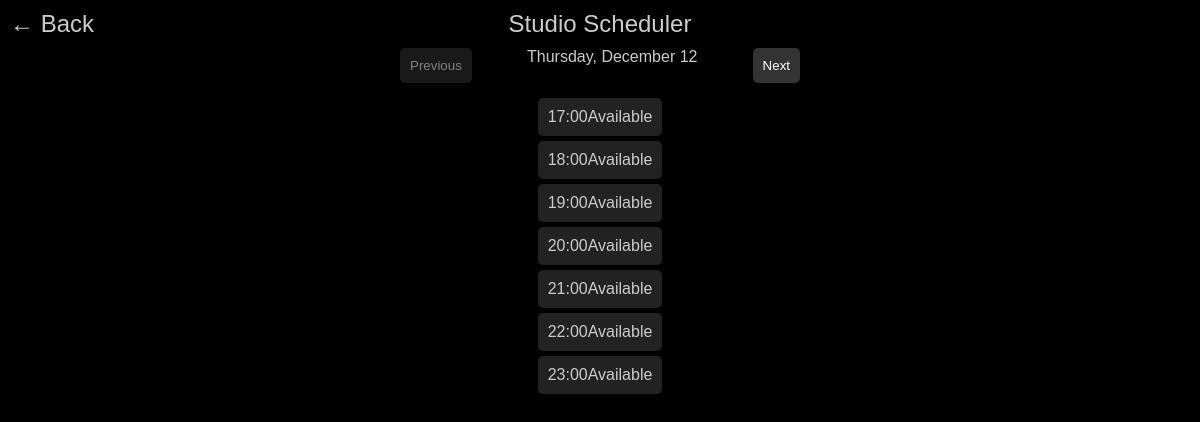
The app's page /week-scheduler/, older data.
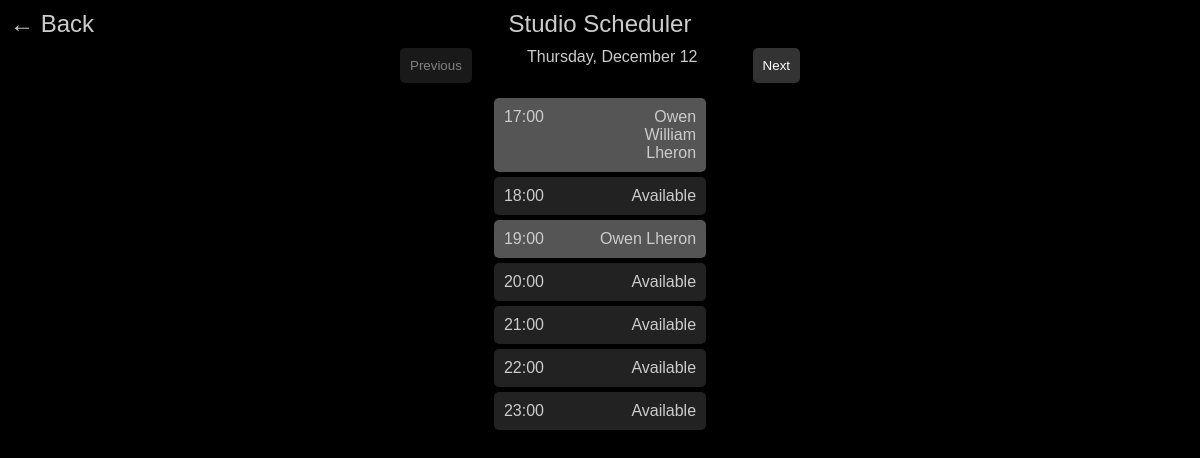
The same page, newer data.
### main/models.py (models this page shows, shortened)
class ActiveRequest(models.Model):
    STATUS_CHOICES = [
        ('pending', 'Pending'),
        ('approved', 'Approved'),
        ('paid', 'Paid'),
        ('declined', 'Declined'),
    ]
    name = models.CharField(max_length=255)
    email = models.EmailField()
    phone = models.CharField(max_length=50)
    requested_date = models.DateField()
    requested_time = models.TimeField()
    hours = models.IntegerField()
    notes = models.TextField(blank=True, null=True)
    status = models.CharField(max_length=20, choices=STATUS_CHOICES, default='pending')
    created_at = models.DateTimeField(auto_now_add=True)
    updated_at = models.DateTimeField(auto_now=True)

### main/views.py (the view)
# urls.py: path('week-scheduler/', week_scheduler_view, name='week_scheduler'),
def week_scheduler_view(request):
    today = datetime.today()
    today_str = today.strftime('%Y-%m-%d')
    selected_date_str = request.GET.get('date', today_str)
    selected_date = datetime.strptime(selected_date_str, '%Y-%m-%d')
    if selected_date.date() < today.date():
        return redirect(f"?date={today_str}")
    reservations = ActiveRequest.objects.filter(
        requested_date=selected_date.date()
    )
    reserved_hours = {}
    pending_hours = {}
    requested_hours = {}
    for res in reservations:
        start_hour = res.requested_time.hour
        for h in range(start_hour, start_hour + res.hours):
            if res.status == "paid":
                reserved_hours[h] = res.name
            elif res.status == "approved":
                pending_hours[h] = "Payment Pending"
            elif res.status == "pending":
                requested_hours[h] = "Requested"
    start_hour = today.hour if selected_date.date() == today.date() else 8  # 8 AM default for other dates
    time_slots = []
    for hour in range(start_hour, 24):  # From start_hour to 11 PM
        time_slot_status = "available"
        booked_by = None
        if hour in reserved_hours:
            time_slot_status = "reserved"
            booked_by = reserved_hours[hour]
        elif hour in pending_hours:
            time_slot_status = "pending"
            booked_by = pending_hours[hour]
        elif hour in requested_hours:
            time_slot_status = "requested"
            booked_by = requested_hours[hour]
        time_slots.append({
            "hour": hour,
            "status": time_slot_status,
            "booked_by": booked_by
        })
    previous_date = (selected_date - timedelta(days=1)).strftime('%Y-%m-%d')
    next_date = (selected_date + timedelta(days=1)).strftime('%Y-%m-%d')
    can_go_previous = selected_date.date() > today.date()
    context = {
        'selected_date': selected_date,
        'time_slots': time_slots,
        'previous_date': previous_date,
        'next_date': next_date,
        'can_go_previous': can_go_previous,
        'is_member': request.user.is_authenticated,  # Check if logged in
    }
    return render(request, 'mobile/week_scheduler.html', context)

### main/templates/mobile/week_scheduler.html (shortened to what this page needs)
{% extends "base.html" %}
{% block content %}
<a href="/home" class="back-icon" title="Back to Home">
    &#8592; Back
</a>
<div class="header">Studio Scheduler</div>
<div class="navigator">
    {% if can_go_previous %}
        <a href="?date={{ previous_date }}">
            <button class="nav-button">Previous</button>
        </a>
    {% else %}
        <button class="nav-button" style="opacity: 0.5; cursor: not-allowed;">Previous</button>
    {% endif %}
    <div>{{ selected_date|date:"l, F j" }}</div>
    <a href="?date={{ next_date }}">
        <button class="nav-button">Next</button>
    </a>
</div>
<div>
    {% for time_slot in time_slots %}
        {% if time_slot.status == "unavailable" %}
            <div class="time-slot unavailable">
                <span class="time">{{ time_slot.hour }}:00</span>
                <span class="status">Unavailable</span>
            </div>
        {% elif time_slot.status == "reserved" %}
            <div class="time-slot reserved">
                <span class="time">{{ time_slot.hour }}:00</span>
                <span class="status">{{ time_slot.booked_by }}</span>
            </div>
        {% elif time_slot.status == "pending" %}
            <div class="time-slot pending">
                <span class="time">{{ time_slot.hour }}:00</span>
                <span class="status">{{ time_slot.booked_by }}</span>
            </div>
        {% elif time_slot.status == "requested" %}
            <div class="time-slot requested">
                <span class="time">{{ time_slot.hour }}:00</span>
                <span class="status">{{ time_slot.booked_by }}</span>
            </div>
        {% else %}
            <a href="/reservation/?date={{ selected_date|date:"Y-m-d" }}&time={{ time_slot.hour }}:00" class="time-slot">
                <span class="time">{{ time_slot.hour }}:00</span>
                <span class="status">Available</span>
            </a>
        {% endif %}
    {% endfor %}
</div>
{% endblock %}

### main/templates/base.html (shortened to what this page needs)
<!DOCTYPE html>
<html lang="en">
<head>
    {% load static %}
</head>
<body>
    {% block content %}{% endblock %}
</body>
</html>

### main/templates/mobile/week_scheduler.html (style rules this page uses)
body { margin: 0; font-family: Arial, sans-serif; background-color: #000; color: #ccc; display: flex; flex-direction: column; align-items: center; padding: 10px; }
.header { font-size: 24px; margin-bottom: 10px; text-align: center; }
.back-icon { position: absolute; top: 10px; left: 10px; font-size: 24px; color: #ccc; text-decoration: none; display: flex; align-items: center; gap: 5px; cursor: pointer; }
.navigator { display: flex; justify-content: space-between; width: 100%; max-width: 400px; margin-bottom: 10px; }
.nav-button { background-color: #333; color: #fff; border: none; padding: 10px; cursor: pointer; border-radius: 5px; }
.time-slot { display: flex; justify-content: space-between; padding: 10px; background-color: #222; margin: 5px 0; border-radius: 5px; text-decoration: none; color: #ccc; }
.time-slot .time { flex: 1; text-align: left; }
.time-slot .status { flex: 1; text-align: right; }
.time-slot.unavailable, .time-slot.reserved, .time-slot.pending { background-color: #444; cursor: not-allowed; pointer-events: none; }
.time-slot.reserved { background-color: #555; }

Row changes from the older to the newer data that the page shows:
added ActiveRequest: booked_by "Owen William Lheron"
added ActiveRequest: booked_by "Owen Lheron"
Text that changed along with them:
new list line: "17 :00"
new list line: "19 :00"
list line gone: "17 :00 Available"
list line gone: "19 :00 Available"
